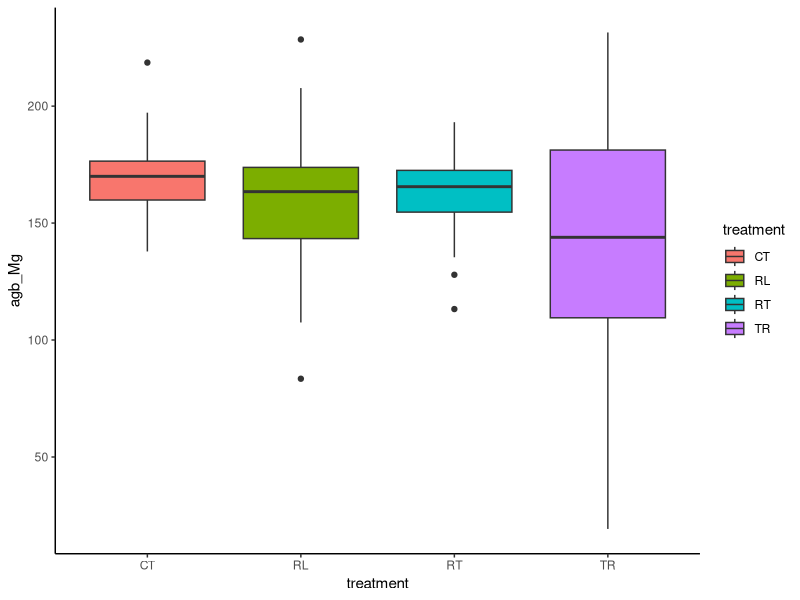
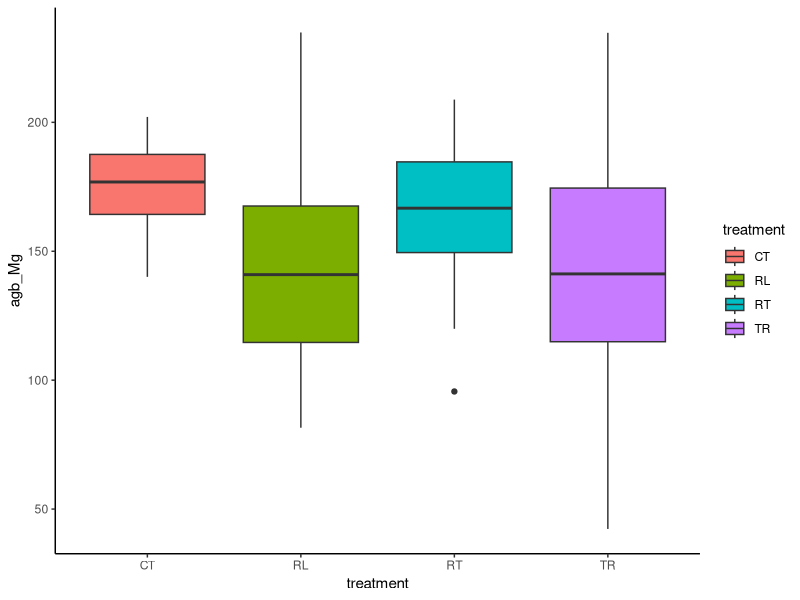
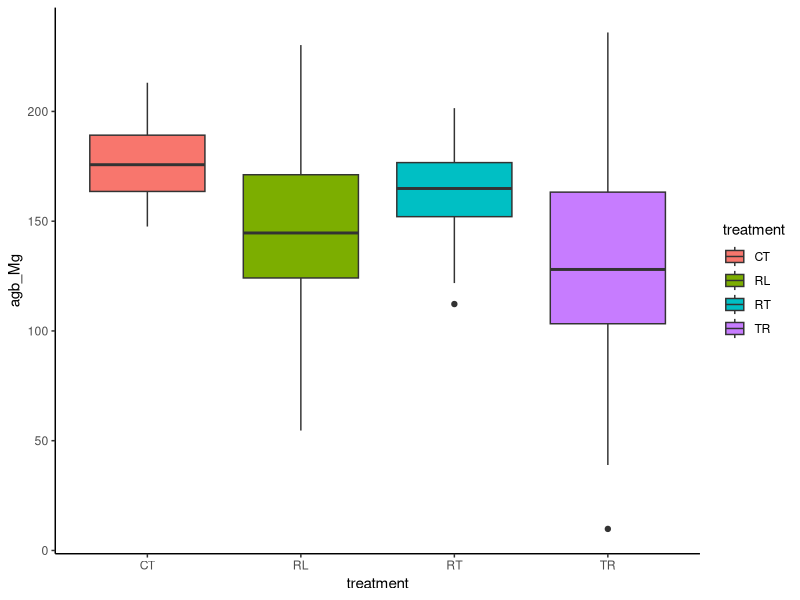
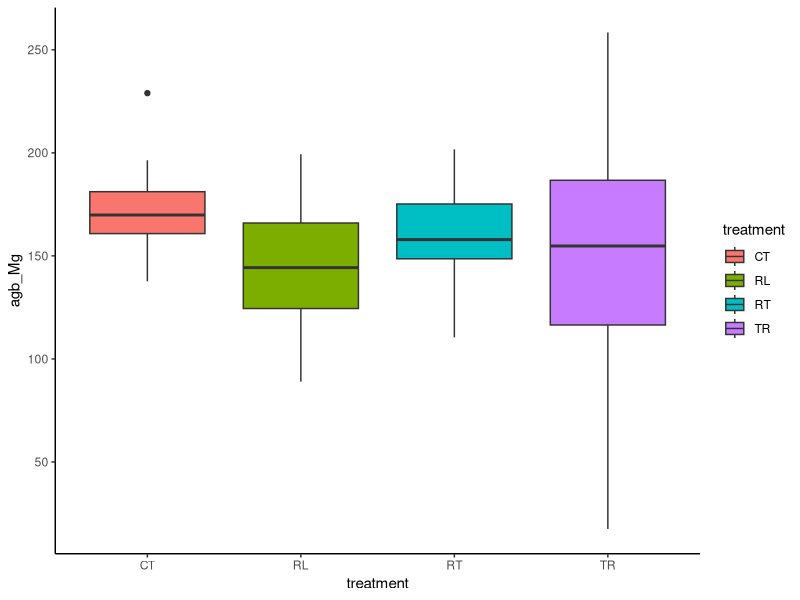
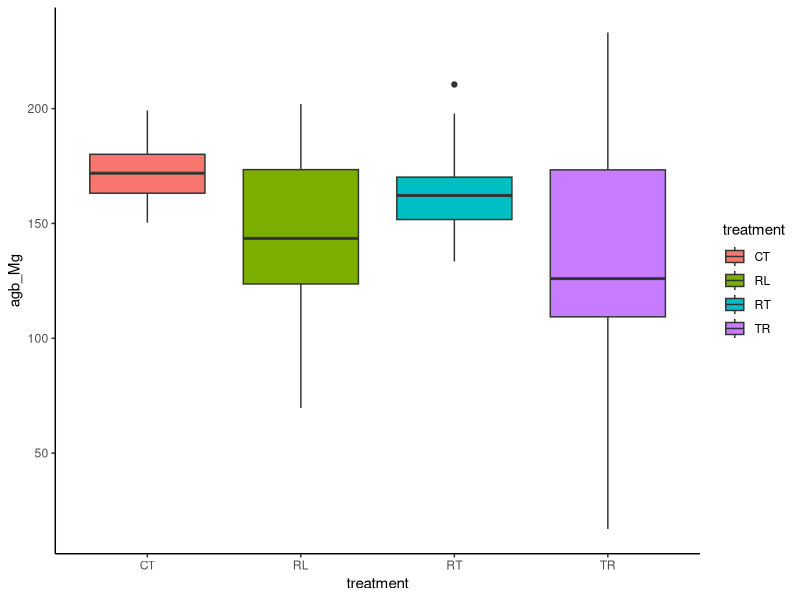
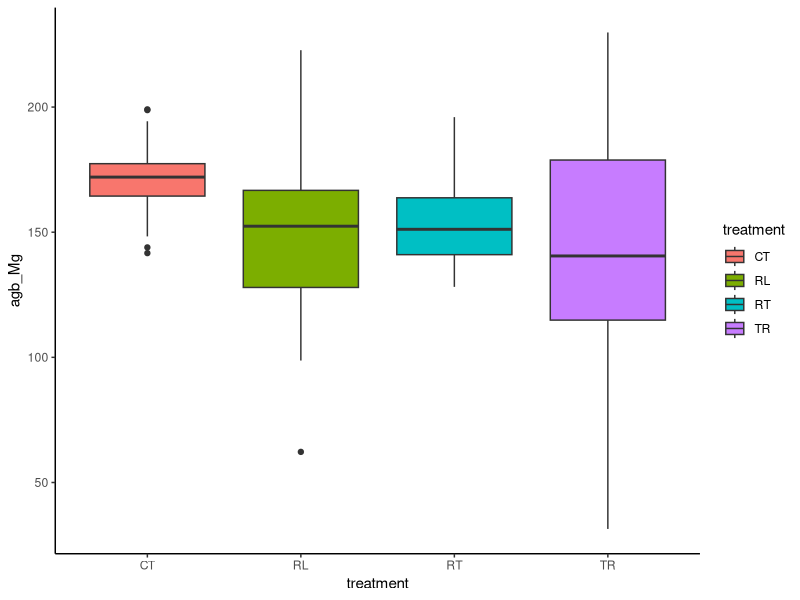
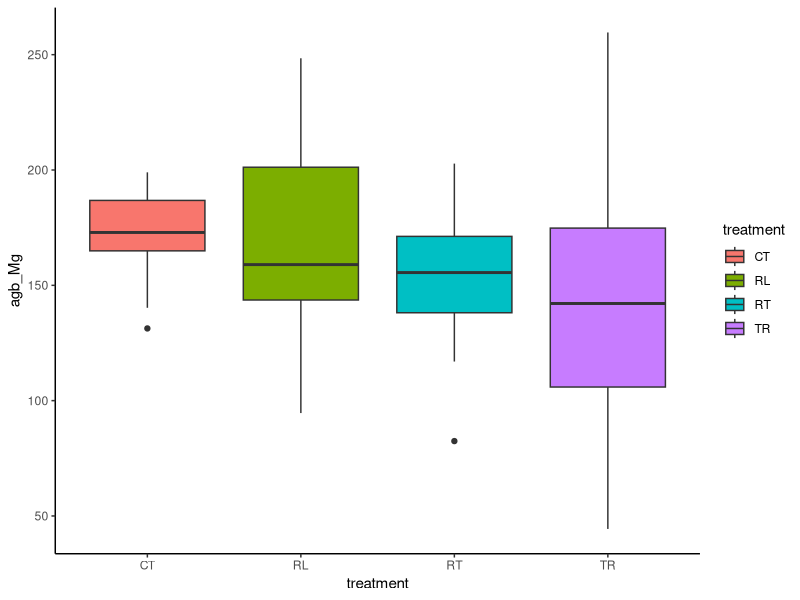
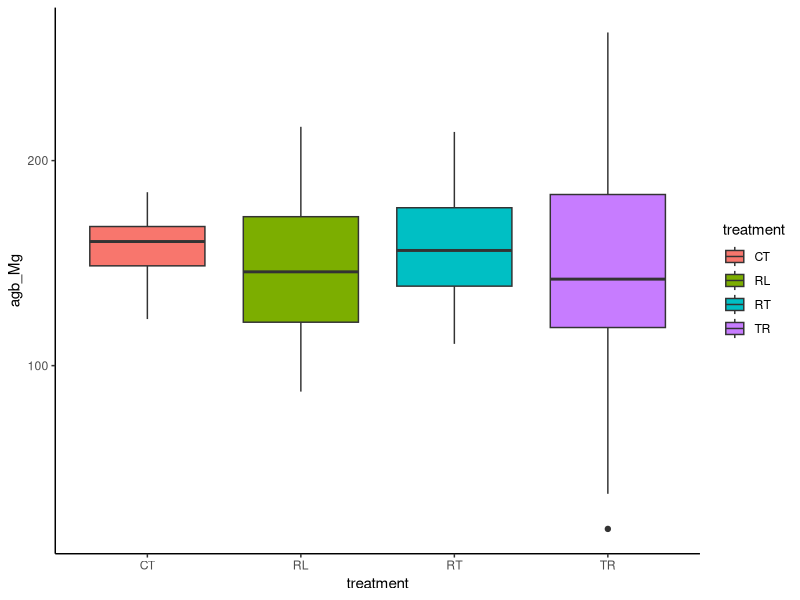

Write the R code that produced these figures, in order.
## ---- chunk 1
knitr::opts_chunk$set(echo = TRUE)
## ---- chunk 2
# all treatments have 40 plots
# control treatment has plot mean of 175 Mg/ha, minimal variability
CT <- rnorm(40, mean = 175, sd = 15)
CT <- data.frame(CT, "CT")
colnames(CT) <- c("agb_Mg", "treatment")
# resistance treatment has lower mean, still low variability
RT <- rnorm(40, mean = 160, sd = 20)
RT <- data.frame(RT, "RT")
colnames(RT) <- c("agb_Mg", "treatment")
# resilience treatment has lower mean, and higher variability
RL <- rnorm(40, mean = 150, sd = 35)
RL <- data.frame(RL, "RL")
colnames(RL) <- c("agb_Mg", "treatment")
# transition has lowest biomass, and most variability
TR <- rnorm(40, mean = 135, sd = 50)
TR <- data.frame(TR, "TR")
colnames(TR) <- c("agb_Mg", "treatment")
id <- c(1:160)
my_data <- rbind(CT, RT, RL, TR)
my_data <- cbind(id, my_data)

head(my_data)
tail(my_data)
## ---- chunk 3
# categorical x (treatment) and continuous y (biomass) indicates ANOVA

m1 <- aov(agb_Mg ~ treatment, data = my_data)
summary(m1)
library(ggplot2)
p1 <- ggplot(data = my_data, aes(x = treatment, 
                                        y = agb_Mg, 
                                        fill = treatment)) +
  geom_boxplot() + 
  theme_classic()
p1 

## ---- chunk 4
CT <- rnorm(40, mean = 175, sd = 15)
CT <- data.frame(CT, "CT")
colnames(CT) <- c("agb_Mg", "treatment")
RT <- rnorm(40, mean = 160, sd = 20)
RT <- data.frame(RT, "RT")
colnames(RT) <- c("agb_Mg", "treatment")
RL <- rnorm(40, mean = 150, sd = 35)
RL <- data.frame(RL, "RL")
colnames(RL) <- c("agb_Mg", "treatment")
TR <- rnorm(40, mean = 135, sd = 50)
TR <- data.frame(TR, "TR")
colnames(TR) <- c("agb_Mg", "treatment")
id <- c(1:160)
my_data <- rbind(CT, RT, RL, TR)
my_data <- cbind(id, my_data)
m1 <- aov(agb_Mg ~ treatment, data = my_data)
summary(m1)

p1 <- ggplot(data = my_data, aes(x = treatment, 
                                        y = agb_Mg, 
                                        fill = treatment)) +
  geom_boxplot() + 
  theme_classic()
p1 

## ---- chunk 5

CT <- rnorm(40, mean = 175, sd = 15)
CT <- data.frame(CT, "CT")
colnames(CT) <- c("agb_Mg", "treatment")
RT <- rnorm(40, mean = 160, sd = 20)
RT <- data.frame(RT, "RT")
colnames(RT) <- c("agb_Mg", "treatment")
RL <- rnorm(40, mean = 150, sd = 35)
RL <- data.frame(RL, "RL")
colnames(RL) <- c("agb_Mg", "treatment")
TR <- rnorm(40, mean = 135, sd = 50)
TR <- data.frame(TR, "TR")
colnames(TR) <- c("agb_Mg", "treatment")
id <- c(1:160)
my_data <- rbind(CT, RT, RL, TR)
my_data <- cbind(id, my_data)
m1 <- aov(agb_Mg ~ treatment, data = my_data)
summary(m1)

p1 <- ggplot(data = my_data, aes(x = treatment, 
                                        y = agb_Mg, 
                                        fill = treatment)) +
  geom_boxplot() + 
  theme_classic()
p1 
## ---- chunk 6

CT <- rnorm(40, mean = 175, sd = 15)
CT <- data.frame(CT, "CT")
colnames(CT) <- c("agb_Mg", "treatment")
RT <- rnorm(40, mean = 160, sd = 20)
RT <- data.frame(RT, "RT")
colnames(RT) <- c("agb_Mg", "treatment")
RL <- rnorm(40, mean = 150, sd = 35)
RL <- data.frame(RL, "RL")
colnames(RL) <- c("agb_Mg", "treatment")
TR <- rnorm(40, mean = 135, sd = 50)
TR <- data.frame(TR, "TR")
colnames(TR) <- c("agb_Mg", "treatment")
id <- c(1:160)
my_data <- rbind(CT, RT, RL, TR)
my_data <- cbind(id, my_data)
m1 <- aov(agb_Mg ~ treatment, data = my_data)
summary(m1)

p1 <- ggplot(data = my_data, aes(x = treatment, 
                                        y = agb_Mg, 
                                        fill = treatment)) +
  geom_boxplot() + 
  theme_classic()
p1 
## ---- chunk 7

CT <- rnorm(40, mean = 175, sd = 15)
CT <- data.frame(CT, "CT")
colnames(CT) <- c("agb_Mg", "treatment")
RT <- rnorm(40, mean = 160, sd = 20)
RT <- data.frame(RT, "RT")
colnames(RT) <- c("agb_Mg", "treatment")
RL <- rnorm(40, mean = 150, sd = 35)
RL <- data.frame(RL, "RL")
colnames(RL) <- c("agb_Mg", "treatment")
TR <- rnorm(40, mean = 135, sd = 50)
TR <- data.frame(TR, "TR")
colnames(TR) <- c("agb_Mg", "treatment")
id <- c(1:160)
my_data <- rbind(CT, RT, RL, TR)
my_data <- cbind(id, my_data)
m1 <- aov(agb_Mg ~ treatment, data = my_data)
summary(m1)

p1 <- ggplot(data = my_data, aes(x = treatment, 
                                        y = agb_Mg, 
                                        fill = treatment)) +
  geom_boxplot() + 
  theme_classic()
p1 
## ---- chunk 8

CT <- rnorm(40, mean = 175, sd = 15)
CT <- data.frame(CT, "CT")
colnames(CT) <- c("agb_Mg", "treatment")
RT <- rnorm(40, mean = 160, sd = 20)
RT <- data.frame(RT, "RT")
colnames(RT) <- c("agb_Mg", "treatment")
RL <- rnorm(40, mean = 150, sd = 35)
RL <- data.frame(RL, "RL")
colnames(RL) <- c("agb_Mg", "treatment")
TR <- rnorm(40, mean = 135, sd = 50)
TR <- data.frame(TR, "TR")
colnames(TR) <- c("agb_Mg", "treatment")
id <- c(1:160)
my_data <- rbind(CT, RT, RL, TR)
my_data <- cbind(id, my_data)
m1 <- aov(agb_Mg ~ treatment, data = my_data)
summary(m1)

p1 <- ggplot(data = my_data, aes(x = treatment, 
                                        y = agb_Mg, 
                                        fill = treatment)) +
  geom_boxplot() + 
  theme_classic()
p1 
## ---- chunk 9
# Converging on mean of 155
CT <- rnorm(40, mean = 170, sd = 15)
CT <- data.frame(CT, "CT")
colnames(CT) <- c("agb_Mg", "treatment")
RT <- rnorm(40, mean = 155, sd = 20)
RT <- data.frame(RT, "RT")
colnames(RT) <- c("agb_Mg", "treatment")
RL <- rnorm(40, mean = 155, sd = 35)
RL <- data.frame(RL, "RL")
colnames(RL) <- c("agb_Mg", "treatment")
TR <- rnorm(40, mean = 140, sd = 50)
TR <- data.frame(TR, "TR")
colnames(TR) <- c("agb_Mg", "treatment")
id <- c(1:160)
my_data <- rbind(CT, RT, RL, TR)
my_data <- cbind(id, my_data)
m1 <- aov(agb_Mg ~ treatment, data = my_data)
summary(m1)

p1 <- ggplot(data = my_data, aes(x = treatment, 
                                        y = agb_Mg, 
                                        fill = treatment)) +
  geom_boxplot() + 
  theme_classic()
p1 
## ---- chunk 10
# Converging on mean of 155
CT <- rnorm(40, mean = 160, sd = 15)
CT <- data.frame(CT, "CT")
colnames(CT) <- c("agb_Mg", "treatment")
RT <- rnorm(40, mean = 155, sd = 20)
RT <- data.frame(RT, "RT")
colnames(RT) <- c("agb_Mg", "treatment")
RL <- rnorm(40, mean = 155, sd = 35)
RL <- data.frame(RL, "RL")
colnames(RL) <- c("agb_Mg", "treatment")
TR <- rnorm(40, mean = 150, sd = 50)
TR <- data.frame(TR, "TR")
colnames(TR) <- c("agb_Mg", "treatment")
id <- c(1:160)
my_data <- rbind(CT, RT, RL, TR)
my_data <- cbind(id, my_data)
m1 <- aov(agb_Mg ~ treatment, data = my_data)
summary(m1)

p1 <- ggplot(data = my_data, aes(x = treatment, 
                                        y = agb_Mg, 
                                        fill = treatment)) +
  geom_boxplot() + 
  theme_classic()
p1 
## ---- chunk 11
# drop down to sample size of 30
CT <- rnorm(30, mean = 170, sd = 15)
CT <- data.frame(CT, "CT")
colnames(CT) <- c("agb_Mg", "treatment")
RT <- rnorm(30, mean = 155, sd = 20)
RT <- data.frame(RT, "RT")
colnames(RT) <- c("agb_Mg", "treatment")
RL <- rnorm(30, mean = 155, sd = 35)
RL <- data.frame(RL, "RL")
colnames(RL) <- c("agb_Mg", "treatment")
TR <- rnorm(30, mean = 140, sd = 50)
TR <- data.frame(TR, "TR")
colnames(TR) <- c("agb_Mg", "treatment")
id <- c(1:120)
my_data <- rbind(CT, RT, RL, TR)
my_data <- cbind(id, my_data)
m1 <- aov(agb_Mg ~ treatment, data = my_data)
summary(m1)

p1 <- ggplot(data = my_data, aes(x = treatment, 
                                        y = agb_Mg, 
                                        fill = treatment)) +
  geom_boxplot() + 
  theme_classic()
p1 
## ---- chunk 12
# drop down to sample size of 20
CT <- rnorm(20, mean = 170, sd = 15)
CT <- data.frame(CT, "CT")
colnames(CT) <- c("agb_Mg", "treatment")
RT <- rnorm(20, mean = 155, sd = 20)
RT <- data.frame(RT, "RT")
colnames(RT) <- c("agb_Mg", "treatment")
RL <- rnorm(20, mean = 155, sd = 35)
RL <- data.frame(RL, "RL")
colnames(RL) <- c("agb_Mg", "treatment")
TR <- rnorm(20, mean = 140, sd = 50)
TR <- data.frame(TR, "TR")
colnames(TR) <- c("agb_Mg", "treatment")
id <- c(1:80)
my_data <- rbind(CT, RT, RL, TR)
my_data <- cbind(id, my_data)
m1 <- aov(agb_Mg ~ treatment, data = my_data)
summary(m1)

p1 <- ggplot(data = my_data, aes(x = treatment, 
                                        y = agb_Mg, 
                                        fill = treatment)) +
  geom_boxplot() + 
  theme_classic()
p1 
## ---- chunk 13
# drop down to sample size of 10
CT <- rnorm(10, mean = 170, sd = 15)
CT <- data.frame(CT, "CT")
colnames(CT) <- c("agb_Mg", "treatment")
RT <- rnorm(10, mean = 155, sd = 20)
RT <- data.frame(RT, "RT")
colnames(RT) <- c("agb_Mg", "treatment")
RL <- rnorm(10, mean = 155, sd = 35)
RL <- data.frame(RL, "RL")
colnames(RL) <- c("agb_Mg", "treatment")
TR <- rnorm(10, mean = 140, sd = 50)
TR <- data.frame(TR, "TR")
colnames(TR) <- c("agb_Mg", "treatment")
id <- c(1:40)
my_data <- rbind(CT, RT, RL, TR)
my_data <- cbind(id, my_data)
m1 <- aov(agb_Mg ~ treatment, data = my_data)
summary(m1)

p1 <- ggplot(data = my_data, aes(x = treatment, 
                                        y = agb_Mg, 
                                        fill = treatment)) +
  geom_boxplot() + 
  theme_classic()
p1 
